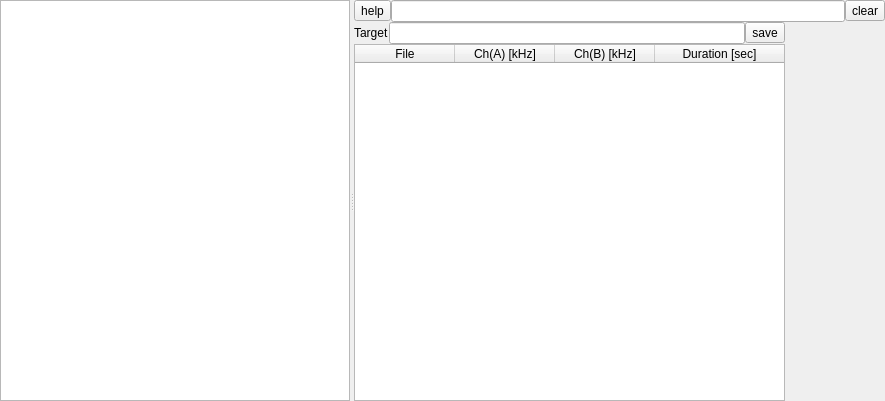
<?xml version="1.0" encoding="UTF-8"?>
<ui version="4.0">
 <class>Form</class>
 <widget class="QWidget" name="Form">
  <property name="geometry">
   <rect>
    <x>0</x>
    <y>0</y>
    <width>885</width>
    <height>401</height>
   </rect>
  </property>
  <property name="windowTitle">
   <string>Form</string>
  </property>
  <layout class="QVBoxLayout" name="verticalLayout">
   <property name="spacing">
    <number>0</number>
   </property>
   <property name="leftMargin">
    <number>0</number>
   </property>
   <property name="topMargin">
    <number>0</number>
   </property>
   <property name="rightMargin">
    <number>0</number>
   </property>
   <property name="bottomMargin">
    <number>0</number>
   </property>
   <item>
    <widget class="QSplitter" name="splitter">
     <property name="orientation">
      <enum>Qt::Horizontal</enum>
     </property>
     <widget class="QTextEdit" name="textEdit">
      <property name="maximumSize">
       <size>
        <width>350</width>
        <height>16777215</height>
       </size>
      </property>
      <property name="readOnly">
       <bool>true</bool>
      </property>
     </widget>
     <widget class="QWidget" name="widget" native="true">
      <layout class="QGridLayout" name="gridLayout">
       <property name="leftMargin">
        <number>0</number>
       </property>
       <property name="topMargin">
        <number>0</number>
       </property>
       <property name="rightMargin">
        <number>0</number>
       </property>
       <property name="bottomMargin">
        <number>0</number>
       </property>
       <property name="spacing">
        <number>0</number>
       </property>
       <item row="2" column="4" rowspan="2">
        <widget class="QWidget" name="widget_2" native="true">
         <property name="minimumSize">
          <size>
           <width>100</width>
           <height>0</height>
          </size>
         </property>
         <layout class="QVBoxLayout" name="verticalLayout_3">
          <property name="spacing">
           <number>0</number>
          </property>
          <property name="leftMargin">
           <number>0</number>
          </property>
          <property name="topMargin">
           <number>0</number>
          </property>
          <property name="rightMargin">
           <number>0</number>
          </property>
          <property name="bottomMargin">
           <number>0</number>
          </property>
          <item>
           <layout class="QHBoxLayout" name="horizontalLayout_3">
            <property name="spacing">
             <number>0</number>
            </property>
           </layout>
          </item>
         </layout>
        </widget>
       </item>
       <item row="3" column="0" colspan="4">
        <widget class="QTableWidget" name="tableWidget">
         <property name="maximumSize">
          <size>
           <width>16777215</width>
           <height>16777215</height>
          </size>
         </property>
         <attribute name="horizontalHeaderStretchLastSection">
          <bool>true</bool>
         </attribute>
         <column>
          <property name="text">
           <string>File</string>
          </property>
         </column>
         <column>
          <property name="text">
           <string>Ch(A) [kHz]</string>
          </property>
         </column>
         <column>
          <property name="text">
           <string>Ch(B) [kHz]</string>
          </property>
         </column>
         <column>
          <property name="text">
           <string>Duration [sec]</string>
          </property>
         </column>
        </widget>
       </item>
       <item row="0" column="0" colspan="5">
        <layout class="QHBoxLayout" name="horizontalLayout">
         <property name="spacing">
          <number>0</number>
         </property>
         <item>
          <widget class="QToolButton" name="toolButton">
           <property name="text">
            <string>help</string>
           </property>
           <property name="checkable">
            <bool>true</bool>
           </property>
          </widget>
         </item>
         <item>
          <widget class="QLineEdit" name="lineEdit"/>
         </item>
         <item>
          <widget class="QToolButton" name="toolButton_2">
           <property name="text">
            <string>clear</string>
           </property>
          </widget>
         </item>
        </layout>
       </item>
       <item row="2" column="0">
        <widget class="QLabel" name="label">
         <property name="text">
          <string>Target</string>
         </property>
        </widget>
       </item>
       <item row="2" column="2">
        <widget class="QToolButton" name="toolButton_3">
         <property name="text">
          <string>save</string>
         </property>
        </widget>
       </item>
       <item row="2" column="1">
        <widget class="QLineEdit" name="lineEdit_2">
         <property name="readOnly">
          <bool>true</bool>
         </property>
        </widget>
       </item>
      </layout>
     </widget>
    </widget>
   </item>
  </layout>
  <action name="actionRowDoubleClicked">
   <property name="text">
    <string>RowDoubleClicked</string>
   </property>
  </action>
  <action name="actionRowSingleClick">
   <property name="text">
    <string>RowSingleClick</string>
   </property>
  </action>
 </widget>
 <resources/>
 <connections>
  <connection>
   <sender>toolButton</sender>
   <signal>toggled(bool)</signal>
   <receiver>textEdit</receiver>
   <slot>setVisible(bool)</slot>
   <hints>
    <hint type="sourcelabel">
     <x>657</x>
     <y>35</y>
    </hint>
    <hint type="destinationlabel">
     <x>315</x>
     <y>284</y>
    </hint>
   </hints>
  </connection>
  <connection>
   <sender>tableWidget</sender>
   <signal>cellDoubleClicked(int,int)</signal>
   <receiver>actionRowDoubleClicked</receiver>
   <slot>trigger()</slot>
   <hints>
    <hint type="sourcelabel">
     <x>628</x>
     <y>226</y>
    </hint>
    <hint type="destinationlabel">
     <x>-1</x>
     <y>-1</y>
    </hint>
   </hints>
  </connection>
  <connection>
   <sender>tableWidget</sender>
   <signal>cellClicked(int,int)</signal>
   <receiver>actionRowSingleClick</receiver>
   <slot>trigger()</slot>
   <hints>
    <hint type="sourcelabel">
     <x>570</x>
     <y>223</y>
    </hint>
    <hint type="destinationlabel">
     <x>-1</x>
     <y>-1</y>
    </hint>
   </hints>
  </connection>
 </connections>
</ui>
